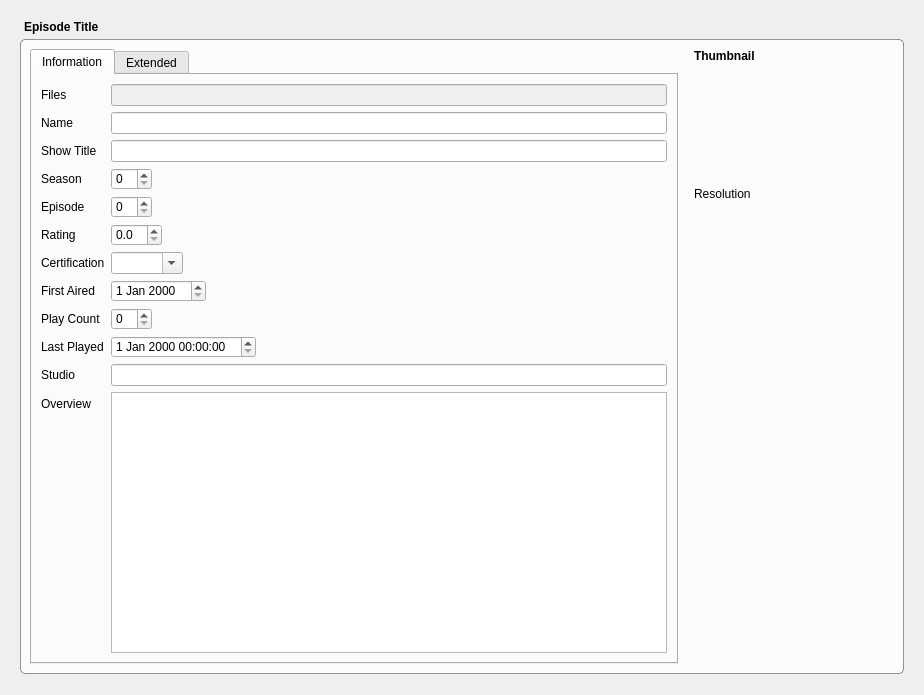
<?xml version="1.0" encoding="UTF-8"?>
<ui version="4.0">
 <class>TvShowWidgetEpisode</class>
 <widget class="QWidget" name="TvShowWidgetEpisode">
  <property name="geometry">
   <rect>
    <x>0</x>
    <y>0</y>
    <width>924</width>
    <height>695</height>
   </rect>
  </property>
  <property name="windowTitle">
   <string>Form</string>
  </property>
  <layout class="QVBoxLayout" name="verticalLayout" stretch="0,1">
   <property name="spacing">
    <number>5</number>
   </property>
   <property name="leftMargin">
    <number>20</number>
   </property>
   <property name="topMargin">
    <number>20</number>
   </property>
   <property name="rightMargin">
    <number>20</number>
   </property>
   <property name="bottomMargin">
    <number>21</number>
   </property>
   <item>
    <widget class="QLabel" name="episodeName">
     <property name="font">
      <font>
       <weight>75</weight>
       <bold>true</bold>
      </font>
     </property>
     <property name="text">
      <string>Episode Title</string>
     </property>
     <property name="indent">
      <number>4</number>
     </property>
    </widget>
   </item>
   <item>
    <widget class="MyGroupBox" name="groupBox_3">
     <property name="styleSheet">
      <string notr="true">QGroupBox {
	border: 1px solid rgba(0, 0, 0, 100);
	border-radius: 5px;
	background-color: rgba(255, 255, 255, 200);
}</string>
     </property>
     <property name="title">
      <string/>
     </property>
     <layout class="QHBoxLayout" name="horizontalLayout_2">
      <item>
       <widget class="QTabWidget" name="tabWidget">
        <property name="focusPolicy">
         <enum>Qt::NoFocus</enum>
        </property>
        <property name="currentIndex">
         <number>0</number>
        </property>
        <widget class="QWidget" name="tab1">
         <attribute name="title">
          <string>Information</string>
         </attribute>
         <layout class="QVBoxLayout" name="verticalLayout_2">
          <item>
           <layout class="QFormLayout" name="formLayout">
            <property name="fieldGrowthPolicy">
             <enum>QFormLayout::ExpandingFieldsGrow</enum>
            </property>
            <property name="rowWrapPolicy">
             <enum>QFormLayout::WrapLongRows</enum>
            </property>
            <item row="0" column="0">
             <widget class="QLabel" name="label">
              <property name="text">
               <string>Files</string>
              </property>
             </widget>
            </item>
            <item row="0" column="1">
             <widget class="QLineEdit" name="files">
              <property name="enabled">
               <bool>false</bool>
              </property>
             </widget>
            </item>
            <item row="1" column="0">
             <widget class="QLabel" name="label_2">
              <property name="text">
               <string>Name</string>
              </property>
             </widget>
            </item>
            <item row="1" column="1">
             <widget class="QLineEdit" name="name"/>
            </item>
            <item row="2" column="0">
             <widget class="QLabel" name="label_3">
              <property name="text">
               <string>Show Title</string>
              </property>
             </widget>
            </item>
            <item row="2" column="1">
             <widget class="QLineEdit" name="showTitle"/>
            </item>
            <item row="3" column="0">
             <widget class="QLabel" name="label_13">
              <property name="text">
               <string>Season</string>
              </property>
             </widget>
            </item>
            <item row="3" column="1">
             <widget class="QSpinBox" name="season"/>
            </item>
            <item row="4" column="0">
             <widget class="QLabel" name="label_16">
              <property name="text">
               <string>Episode</string>
              </property>
             </widget>
            </item>
            <item row="4" column="1">
             <widget class="QSpinBox" name="episode"/>
            </item>
            <item row="5" column="0">
             <widget class="QLabel" name="label_4">
              <property name="text">
               <string>Rating</string>
              </property>
             </widget>
            </item>
            <item row="5" column="1">
             <widget class="QDoubleSpinBox" name="rating">
              <property name="decimals">
               <number>1</number>
              </property>
              <property name="maximum">
               <double>10.000000000000000</double>
              </property>
             </widget>
            </item>
            <item row="6" column="0">
             <widget class="QLabel" name="label_8">
              <property name="text">
               <string>Certification</string>
              </property>
             </widget>
            </item>
            <item row="6" column="1">
             <widget class="QComboBox" name="certification">
              <property name="editable">
               <bool>true</bool>
              </property>
              <property name="sizeAdjustPolicy">
               <enum>QComboBox::AdjustToContents</enum>
              </property>
             </widget>
            </item>
            <item row="7" column="0">
             <widget class="QLabel" name="label_5">
              <property name="text">
               <string>First Aired</string>
              </property>
             </widget>
            </item>
            <item row="7" column="1">
             <widget class="QDateEdit" name="firstAired"/>
            </item>
            <item row="8" column="0">
             <widget class="QLabel" name="label_10">
              <property name="text">
               <string>Play Count</string>
              </property>
             </widget>
            </item>
            <item row="9" column="0">
             <widget class="QLabel" name="label_11">
              <property name="text">
               <string>Last Played</string>
              </property>
             </widget>
            </item>
            <item row="9" column="1">
             <widget class="QDateTimeEdit" name="lastPlayed"/>
            </item>
            <item row="10" column="0">
             <widget class="QLabel" name="label_9">
              <property name="text">
               <string>Studio</string>
              </property>
             </widget>
            </item>
            <item row="10" column="1">
             <widget class="QLineEdit" name="studio"/>
            </item>
            <item row="11" column="0">
             <widget class="QLabel" name="label_15">
              <property name="text">
               <string>Overview</string>
              </property>
             </widget>
            </item>
            <item row="11" column="1">
             <widget class="QTextEdit" name="overview"/>
            </item>
            <item row="8" column="1">
             <widget class="QSpinBox" name="playCount"/>
            </item>
           </layout>
          </item>
         </layout>
        </widget>
        <widget class="QWidget" name="tab">
         <attribute name="title">
          <string>Extended</string>
         </attribute>
         <layout class="QVBoxLayout" name="verticalLayout_5">
          <item>
           <layout class="QFormLayout" name="formLayout_2">
            <property name="fieldGrowthPolicy">
             <enum>QFormLayout::ExpandingFieldsGrow</enum>
            </property>
            <property name="rowWrapPolicy">
             <enum>QFormLayout::WrapLongRows</enum>
            </property>
            <item row="1" column="0">
             <widget class="QLabel" name="label_17">
              <property name="text">
               <string>Directors</string>
              </property>
             </widget>
            </item>
            <item row="1" column="1">
             <layout class="QHBoxLayout" name="horizontalLayout_5" stretch="1,0,0">
              <item>
               <widget class="QTableWidget" name="directors">
                <property name="maximumSize">
                 <size>
                  <width>300</width>
                  <height>100</height>
                 </size>
                </property>
                <property name="editTriggers">
                 <set>QAbstractItemView::DoubleClicked</set>
                </property>
                <property name="showGrid">
                 <bool>false</bool>
                </property>
                <attribute name="horizontalHeaderVisible">
                 <bool>false</bool>
                </attribute>
                <attribute name="horizontalHeaderStretchLastSection">
                 <bool>true</bool>
                </attribute>
                <attribute name="verticalHeaderVisible">
                 <bool>false</bool>
                </attribute>
                <column>
                 <property name="text">
                  <string>Studio</string>
                 </property>
                </column>
               </widget>
              </item>
              <item>
               <layout class="QVBoxLayout" name="verticalLayout_7">
                <item>
                 <widget class="QPushButton" name="buttonAddDirector">
                  <property name="toolTip">
                   <string>Add Director</string>
                  </property>
                  <property name="text">
                   <string/>
                  </property>
                  <property name="icon">
                   <iconset resource="MediaElch.qrc">
                    <normaloff>:/img/plus.png</normaloff>:/img/plus.png</iconset>
                  </property>
                 </widget>
                </item>
                <item>
                 <widget class="QPushButton" name="buttonRemoveDirector">
                  <property name="toolTip">
                   <string>Remove Director</string>
                  </property>
                  <property name="text">
                   <string/>
                  </property>
                  <property name="icon">
                   <iconset resource="MediaElch.qrc">
                    <normaloff>:/img/minus.png</normaloff>:/img/minus.png</iconset>
                  </property>
                 </widget>
                </item>
                <item>
                 <spacer name="verticalSpacer_3">
                  <property name="orientation">
                   <enum>Qt::Vertical</enum>
                  </property>
                  <property name="sizeHint" stdset="0">
                   <size>
                    <width>20</width>
                    <height>40</height>
                   </size>
                  </property>
                 </spacer>
                </item>
               </layout>
              </item>
              <item>
               <spacer name="horizontalSpacer_2">
                <property name="orientation">
                 <enum>Qt::Horizontal</enum>
                </property>
                <property name="sizeHint" stdset="0">
                 <size>
                  <width>40</width>
                  <height>20</height>
                 </size>
                </property>
               </spacer>
              </item>
             </layout>
            </item>
            <item row="0" column="0">
             <widget class="QLabel" name="label_18">
              <property name="text">
               <string>Writers</string>
              </property>
             </widget>
            </item>
            <item row="0" column="1">
             <layout class="QHBoxLayout" name="horizontalLayout_4" stretch="1,0,0">
              <item>
               <widget class="QTableWidget" name="writers">
                <property name="maximumSize">
                 <size>
                  <width>300</width>
                  <height>100</height>
                 </size>
                </property>
                <property name="editTriggers">
                 <set>QAbstractItemView::DoubleClicked</set>
                </property>
                <property name="showGrid">
                 <bool>false</bool>
                </property>
                <attribute name="horizontalHeaderVisible">
                 <bool>false</bool>
                </attribute>
                <attribute name="horizontalHeaderStretchLastSection">
                 <bool>true</bool>
                </attribute>
                <attribute name="verticalHeaderVisible">
                 <bool>false</bool>
                </attribute>
                <column>
                 <property name="text">
                  <string>Genre</string>
                 </property>
                </column>
               </widget>
              </item>
              <item>
               <layout class="QVBoxLayout" name="verticalLayout_3">
                <item>
                 <widget class="QPushButton" name="buttonAddWriter">
                  <property name="toolTip">
                   <string>Add Writer</string>
                  </property>
                  <property name="text">
                   <string/>
                  </property>
                  <property name="icon">
                   <iconset resource="MediaElch.qrc">
                    <normaloff>:/img/plus.png</normaloff>:/img/plus.png</iconset>
                  </property>
                 </widget>
                </item>
                <item>
                 <widget class="QPushButton" name="buttonRemoveWriter">
                  <property name="toolTip">
                   <string>Remove Writer</string>
                  </property>
                  <property name="text">
                   <string/>
                  </property>
                  <property name="icon">
                   <iconset resource="MediaElch.qrc">
                    <normaloff>:/img/minus.png</normaloff>:/img/minus.png</iconset>
                  </property>
                 </widget>
                </item>
                <item>
                 <spacer name="verticalSpacer_2">
                  <property name="orientation">
                   <enum>Qt::Vertical</enum>
                  </property>
                  <property name="sizeHint" stdset="0">
                   <size>
                    <width>20</width>
                    <height>40</height>
                   </size>
                  </property>
                 </spacer>
                </item>
               </layout>
              </item>
              <item>
               <spacer name="horizontalSpacer">
                <property name="orientation">
                 <enum>Qt::Horizontal</enum>
                </property>
                <property name="sizeHint" stdset="0">
                 <size>
                  <width>40</width>
                  <height>20</height>
                 </size>
                </property>
               </spacer>
              </item>
             </layout>
            </item>
           </layout>
          </item>
         </layout>
        </widget>
       </widget>
      </item>
      <item>
       <layout class="QVBoxLayout" name="verticalLayout_4">
        <property name="leftMargin">
         <number>10</number>
        </property>
        <property name="topMargin">
         <number>0</number>
        </property>
        <item>
         <widget class="QLabel" name="label_14">
          <property name="font">
           <font>
            <weight>75</weight>
            <bold>true</bold>
           </font>
          </property>
          <property name="text">
           <string>Thumbnail</string>
          </property>
         </widget>
        </item>
        <item>
         <widget class="MyLabel" name="thumbnail">
          <property name="minimumSize">
           <size>
            <width>200</width>
            <height>112</height>
           </size>
          </property>
          <property name="maximumSize">
           <size>
            <width>200</width>
            <height>112</height>
           </size>
          </property>
          <property name="cursor">
           <cursorShape>PointingHandCursor</cursorShape>
          </property>
          <property name="toolTip">
           <string>Click to Change</string>
          </property>
          <property name="text">
           <string/>
          </property>
          <property name="pixmap">
           <pixmap resource="MediaElch.qrc">:/img/pictures_alt.png</pixmap>
          </property>
          <property name="alignment">
           <set>Qt::AlignCenter</set>
          </property>
         </widget>
        </item>
        <item>
         <widget class="QLabel" name="thumbnailResolution">
          <property name="toolTip">
           <string>Resolution</string>
          </property>
          <property name="text">
           <string>Resolution</string>
          </property>
         </widget>
        </item>
        <item>
         <spacer name="verticalSpacer">
          <property name="orientation">
           <enum>Qt::Vertical</enum>
          </property>
          <property name="sizeHint" stdset="0">
           <size>
            <width>20</width>
            <height>40</height>
           </size>
          </property>
         </spacer>
        </item>
       </layout>
      </item>
     </layout>
    </widget>
   </item>
  </layout>
 </widget>
 <customwidgets>
  <customwidget>
   <class>MyLabel</class>
   <extends>QLabel</extends>
   <header>MyLabel.h</header>
  </customwidget>
  <customwidget>
   <class>MyGroupBox</class>
   <extends>QGroupBox</extends>
   <header>MyGroupBox.h</header>
   <container>1</container>
  </customwidget>
 </customwidgets>
 <resources>
  <include location="MediaElch.qrc"/>
 </resources>
 <connections/>
</ui>
